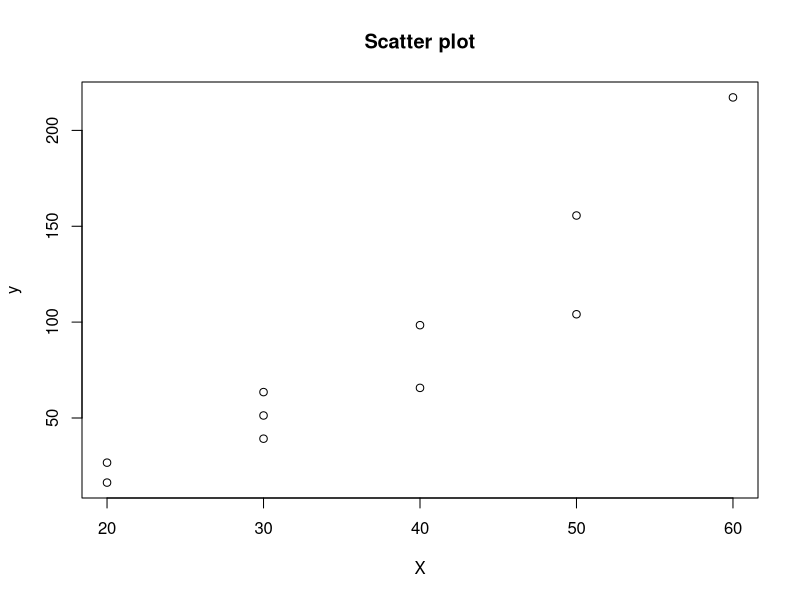
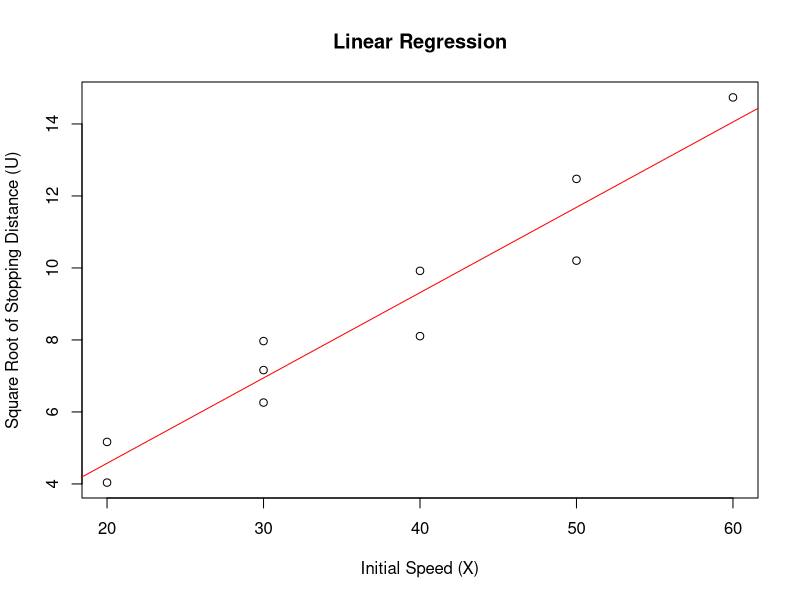
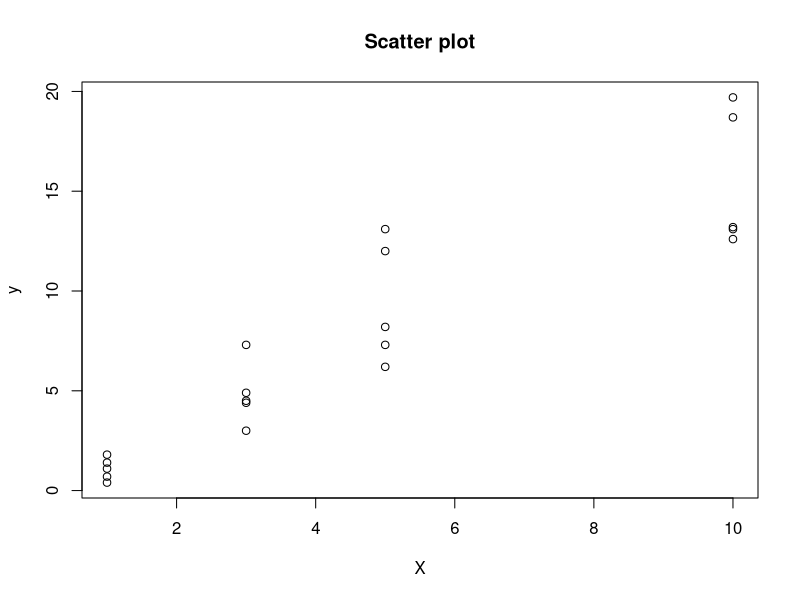
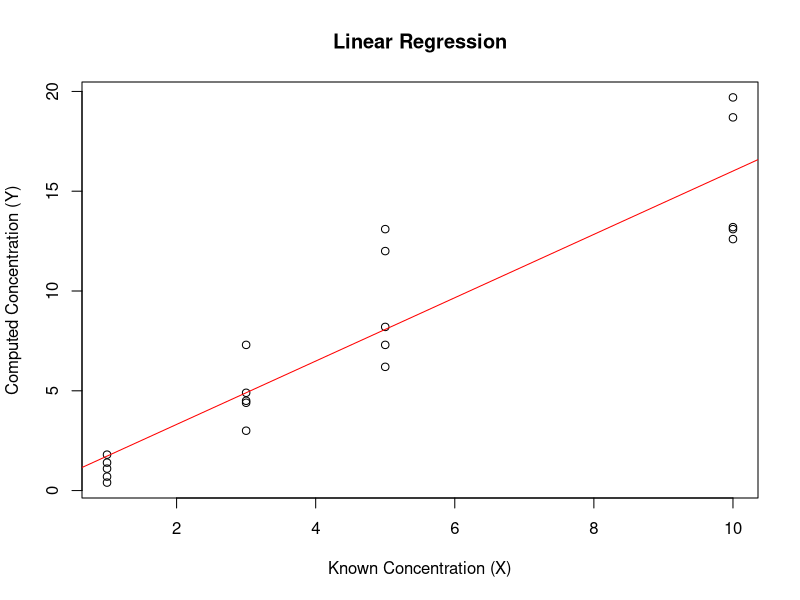
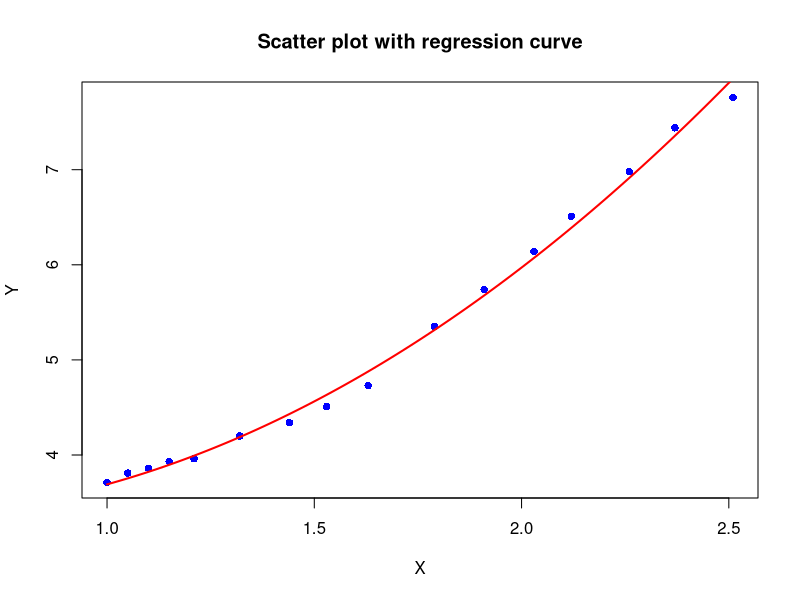
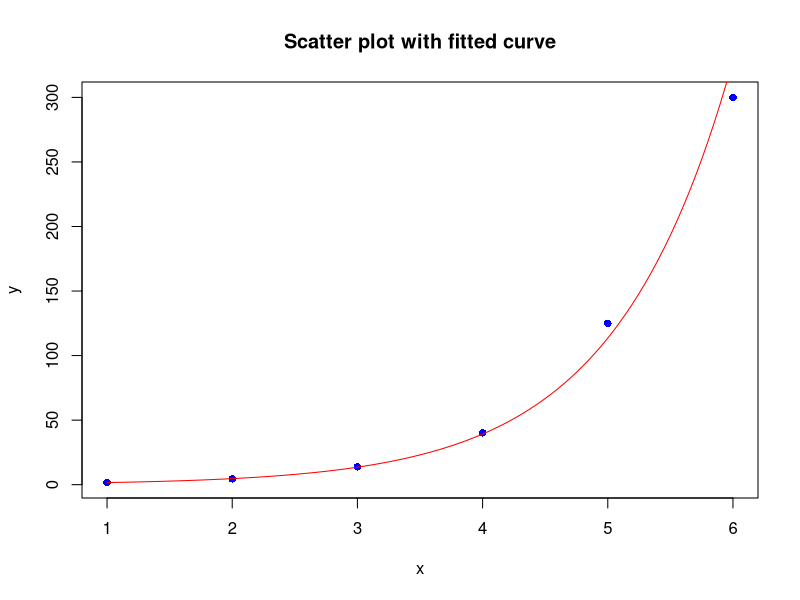
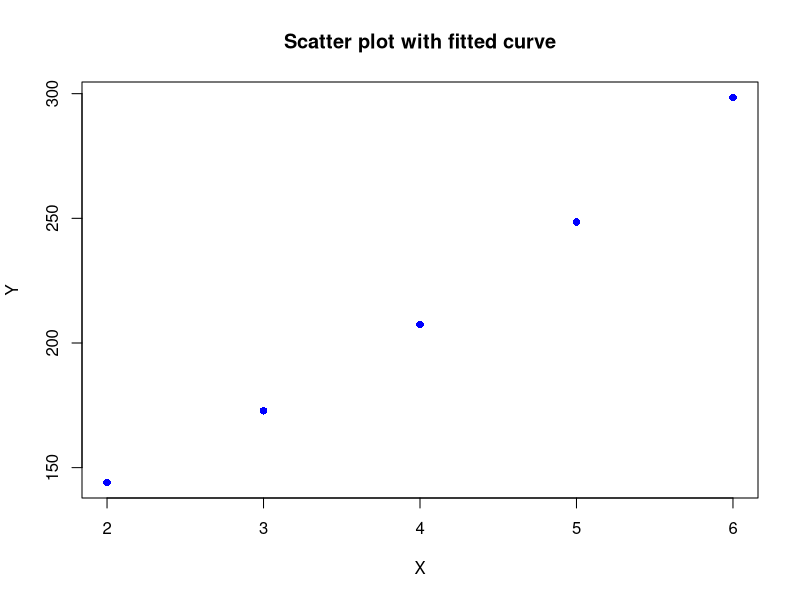

Here is the R script that generated these plots, in order:
# Exercise - 1
X <- c(20, 20, 30, 30, 30, 40, 40, 50, 50, 60)
y <- c(16.3, 26.7, 39.2, 63.5, 51.3, 98.4, 65.7, 104.1, 155.6, 217.2)

# a) Scatter plot
plot(X, y, xlab = "X", ylab = "y", main = "Scatter plot")

# b) Fitting a linear regression model
U <- sqrt(y)
meanX <- sum(X) / length(X)
meanU <- sum(U) / length(U)

beta1 <- sum((X - meanX) * (U - meanU)) / sum((X - meanX)^2)
beta0 <- meanU - beta1 * meanX
UPredicted <- beta0 + beta1 * X
cat("Intercept (beta0):", beta0, "\n")
cat("Slope (beta1):", beta1, "\n")

plot(X, U, xlab = "Initial Speed (X)", ylab = "Square Root of Stopping Distance (U)", main = "Linear Regression")
abline(beta0, beta1, col = "red")

# c) Confidence Intervals for beta0, beta1 and sigma squared
n <- length(X)
df <- n - 2
RSS <- sum((U - UPredicted)^2)
sigma2 <- RSS / df
SESlope <- sqrt(sigma2 / sum((X - meanX)^2))
SEIntercept <- sqrt(sigma2 * (1 / n + meanX^2 / sum((X - meanX)^2)))

t <- qt(0.975, df)
CIForSlope <- c(beta1 - t * SESlope, beta1 + t* SESlope)
CIForIntercept <- c(beta0 - t * SEIntercept, beta0 + t * SEIntercept)

chiLower <- qchisq(0.025, df)
chiUpper <- qchisq(0.975, df)

CISigma2 <- c((df * sigma2) / chiUpper, (df * sigma2) / chiLower)

cat("95% Confidence Interval for Slope (beta1):", CIForSlope, "\n")
cat("95% Confidence Interval for Intercept (beta0):", CIForIntercept, "\n")
cat("95% Confidence Interval for Sigma^2:", CISigma2, "\n")

# d) Test of Significance for beta1 and beta0
# For Beta0:
alpha <- 0.05
SSE <- sum((U - UPredicted)^2)
StandardErrorBeta0 <- sqrt((SSE / df) * ((1 / n) + (meanX^2 / sum((X - meanX)^2))))
tObserved <- beta0 / StandardErrorBeta0
pValue <- 2 * pt(abs(tObserved), n-2, lower.tail = FALSE)

if (pValue < alpha) {
  cat("Reject null hypothesis: Beta0 is significant.\n")
} else {
  cat("Accept the null hypothesis: Beta0 is not significant.\n")
}

# For Beta1
alpha <- 0.05
df <- n-2
SSE <- sum((U - UPredicted)^2)
StandardErrorBeta1 <- sqrt((SSE / df) / sum((X - meanX)^2))
tObserved <- beta1 / StandardErrorBeta1
pValue <- 2 * pt(abs(tObserved), n-2, lower.tail = FALSE)

if (pValue < alpha) {
  cat("Reject null hypothesis: Beta1 is significant.\n")
} else {
  cat("Accept the null hypothesis: Beta1 is not significant.\n")
}

# e) Confidence Interval for mean of y given X
X0 <- 35
UPredictedForX0 <- beta0 + beta1 * X0
SEPred <- sqrt(sigma2 * ( 1 / n + (X0 - meanX)^2 / sum((X - meanX)^2)))
df <- length(X) - 2
t <- qt(0.975, df)

CIForU <- c(UPredictedForX0- t * SEPred, UPredictedForX0 + t * SEPred)
CIForY <- CIForU^2
cat("95% Confidence Interval for the expected stopping distance when the initial speed is 35:", CIForY, "\n")

# f) Prediction Interval for a new observation of y given X
X0 <- 35
UPredictedForX0 <- beta0 + beta1 * X0
SEPred <- sqrt(sigma2 * (1 + 1 / n + (X0 - meanX)^2 / sum((X - meanX)^2)))
df <- length(X) - 2
t <- qt(0.975, df)
PIForU <- c(UPredictedForX0- t * SEPred, UPredictedForX0 + t * SEPred)

PIForY <- PIForU^2
cat("95% Confidence Interval for the expected stopping distance when the initial speed is 35:", PIForY, "\n")

# g) Lack of fit analysis
n <- length(X)
m <- length(unique(X))
SSE <- sum((U - beta0 - beta1*X)^2)

SSPE <- 0
for(i in 1:m){
  SSPE <- SSPE + sum((sqrt(y[X==unique(X)[i]]) - mean(sqrt(y[X==unique(X)[i]])))^2)
}

SSLOF <- SSE - SSPE

fStat <- (SSLOF/(m-2))/(SSPE/(n-m))
fCritical <- qf(0.95,m-2,n-m)

if(fStat > fCritical){
  cat("The model caught lacking","\n")
}else{
  cat("The model doesnt not lack in fitting the data","\n")
}

# Exercise - 2
n <- 20
X <- c(1, 1, 1, 1, 1, 3, 3, 3, 3, 3, 5, 5, 5, 5, 5, 10, 10, 10, 10, 10)
y <- c(1.1, 0.7, 1.8, 0.4, 1.4, 3.0, 4.5, 4.9, 4.4, 7.3, 7.3, 8.2, 6.2, 13.1, 12.0, 12.6, 13.2, 13.1, 18.7, 19.7)
plot(X, y, xlab = "X", ylab = "y", main = "Scatter plot")

# Fitting a linear regression model
meanX <- sum(X) / length(X)
meanY <- sum(y) / length(y)

beta1 <- sum((X - meanX) * (y - meanY)) / sum((X - meanX)^2)
beta0 <- meanY - beta1 * meanX
YPredicted <- beta0 + beta1 * X
cat("Intercept (beta0):", beta0, "\n")
cat("Slope (beta1):", beta1, "\n")

plot(X, y, xlab = "Known Concentration (X)", ylab = "Computed Concentration (Y)", main = "Linear Regression")
abline(beta0, beta1, col = "red")

# Lack of fit test
m <- length(unique(X))
SSE <- sum((y - beta0 - beta1*X)^2)

SSPE <- 0
for(i in 1:m){
  SSPE <- SSPE + sum(((y[X==unique(X)[i]]) - mean((y[X==unique(X)[i]])))^2)
}

SSLOF <- SSE - SSPE

fStat <- (SSLOF/(m-2))/(SSPE/(n-m))
fCritical <- qf(0.95,m-2,n-m)

if(fStat > fCritical){
  cat("The model caught lacking","\n")
}else{
  cat("The model doesnt not lack in fitting the data","\n")
}

# Correlation Coefficient
correlation <- (n * sum(X * y) - sum(X) * sum(y)) / sqrt((n * sum(X^2) - sum(X)^2) * (n * sum(y^2) - sum(y)^2))
cat("Correlation Coefficient:", correlation, "\n")

# Test of significance for beta1 and beta0
# For Beta0:
alpha <- 0.05
df <- n-2
SSE <- sum((y - YPredicted)^2)
StandardErrorBeta0 <- sqrt((SSE / df) * ((1 / n) + (meanX^2 / sum((X - meanX)^2))))
tObserved <- beta0 / StandardErrorBeta0
pValue <- 2 * pt(abs(tObserved), n-2, lower.tail = FALSE)

if (pValue < alpha) {
  cat("Reject null hypothesis: Beta0 is significant.\n")
} else {
  cat("Accept the null hypothesis: Beta0 is not significant.\n")
}

# For Beta1
alpha <- 0.05
SSE <- sum((y - YPredicted)^2)
StandardErrorBeta1 <- sqrt((SSE / df) / sum((X - meanX)^2))
tObserved <- beta1 / StandardErrorBeta1
pValue <- 2 * pt(abs(tObserved), n-2, lower.tail = FALSE)

if (pValue < alpha) {
  cat("Reject null hypothesis: Beta1 is significant.\n")
} else {
  cat("Accept the null hypothesis: Beta1 is not significant.\n")
}

# Confidence Intervals for all the parameters
sigma2 <- SSE / df
SESlope <- sqrt(sigma2 / sum((X - meanX)^2))
SEIntercept <- sqrt(sigma2 * (1 / n + meanX^2 / sum((X - meanX)^2)))

t <- qt(0.975, df)
CIForSlope <- c(beta1 - t * SESlope, beta1 + t* SESlope)
CIForIntercept <- c(beta0 - t * SEIntercept, beta0 + t * SEIntercept)

chiLower <- qchisq(0.025, df)
chiUpper <- qchisq(0.975, df)

CISigma2 <- c((df * sigma2) / chiUpper, (df * sigma2) / chiLower)

cat("95% Confidence Interval for Slope (beta1):", CIForSlope, "\n")
cat("95% Confidence Interval for Intercept (beta0):", CIForIntercept, "\n")
cat("95% Confidence Interval for Sigma^2:", CISigma2, "\n")

# Exercise - 3
X <- c(1.00, 1.05, 1.10, 1.15, 1.21, 1.32, 1.44, 1.53, 1.63, 1.79, 1.91, 2.03, 2.12, 2.26, 2.37, 2.51)
y <- c(3.71, 3.81, 3.86, 3.93, 3.96, 4.20, 4.34, 4.51, 4.73, 5.35, 5.74, 6.14, 6.51, 6.98, 7.44, 7.76)

# a) Fitting a second degree polynomial regression model
XSquared <- X^2
designMatrix <- cbind(rep(1, length(X)), X, XSquared)

productMatrix <- (t(designMatrix)) %*% designMatrix
productY <- (t(designMatrix)) %*% y
coefficients <- solve(productMatrix, productY)
yPredicted <- coefficients[1] + coefficients[2] * X + coefficients[3] * X^2
cat("Coefficients:\n")
cat("beta_0: ", coefficients[1], "\nbeta_1: ", coefficients[2], "\nbeta_2: ", coefficients[3], "\n")


# Plotting of the curve
plot(X, y, pch=16, col="blue", xlab="X", ylab="Y", main="Scatter plot with regression curve")
curve(coefficients[1] * 1 + coefficients[2] * x + coefficients[3] * x^2, add = TRUE, col = "red", lwd = 2)

residuals <- y - (designMatrix %*% coefficients)
df <- length(y) - ncol(designMatrix)
standardErr <- sqrt(diag(solve(productMatrix)) * sum(residuals^2)/df)

alpha <- 0.05
tObserved <- coefficients / standardErr 
t <- qt(1 - alpha/2, df)
lowerBound <- coefficients - t * standardErr
upperBound <- coefficients + t * standardErr


cat("\n95% Confidence Intervals:\n")
for (i in 1:length(coefficients)) {
  cat("beta_", i-1, ": [", lowerBound[i], ", ", upperBound[i], "]\n")
}


# c) Test for significance of coefficients
# Test for significance of each coefficient (using if-else)
for (i in 1:length(coefficients)) {
  if (abs(tObserved[i]) > t) {
    cat("beta_", i-1, "is Significant (p < 0.05)\n")
  } else {
    cat("beta_", i-1, "is Not Significant (p >= 0.05)\n")
  }
}


# d) Computation of R squared
SSRes <- sum((y - yPredicted)^2)

meanY <- mean(y)
SSTotal <- sum((y - meanY)^2)
R2 <- 1 - (SSRes / SSTotal)

cat("Coefficient of determination (R^2):", R2, "\n")

# Exercise - 4
X <- c(1, 2, 3, 4, 5, 6)
y <- c(1.60, 4.50, 13.80, 40.20, 125.00, 300.00)
plot(X, y, pch = 16, col = "blue", xlab = "x", ylab = "y", main = "Scatter plot with fitted curve")
n <- length(X)

Y <- log(y)
# We note that beta0 is log a and b is beta1
meanX <- sum(X) / length(X)
meanY <- sum(Y) / length(Y)

beta1 <- sum((X - meanX) * (Y - meanY)) / sum((X - meanX)^2)
beta0 <- meanY - beta1 * meanX
a <- exp(beta0)

yPredicted <- beta0 + beta1 * X

# Lack of Fitness Test
SSLF <- sum((Y - yPredicted)^2)
SSE <- sum((Y - meanY)^2)

df1 <- n - 2
df2 <- n - 3
F_statistic <- (SSLF / df1) / (SSE / df2)

alpha <- 0.05
critical_value <- qf(1 - alpha, df1, df2)

cat("F-statistic:", F_statistic, "\n")
cat("Critical value:", critical_value, "\n")

if (F_statistic > critical_value) {
  cat("Reject null hypothesis: Lack of fit is significant.\n")
} else {
  cat("Accept the null hypothesis: Lack of fit is not significant.\n")
}

# Plotting
curve(a * exp(beta1 * x), from = min(X), to = max(X), col = "red", add = TRUE)

# Significance Testing for Parameters
# For Beta0:
alpha <- 0.05
SSE <- sum((Y - yPredicted)^2)
StandardErrorBeta0 <- sqrt((SSE / df2) * ((1 / n) + (meanX^2 / sum((X - meanX)^2))))
tObserved <- beta0 / StandardErrorBeta0
pValue <- 2 * pt(abs(tObserved), n-2, lower.tail = FALSE)

if (pValue < alpha) {
  cat("Reject null hypothesis: Beta0 is significant.\n")
} else {
  cat("Accept the null hypothesis: Beta0 is not significant.\n")
}

# For Beta1
alpha <- 0.05
df <- n-2
SSE <- sum((Y - yPredicted)^2)
StandardErrorBeta1 <- sqrt((SSE / df) / sum((X - meanX)^2))
tObserved <- beta1 / StandardErrorBeta1
pValue <- 2 * pt(abs(tObserved), n-2, lower.tail = FALSE)

if (pValue < alpha) {
  cat("Reject null hypothesis: Beta1 is significant.\n")
} else {
  cat("Accept the null hypothesis: Beta1 is not significant.\n")
}


# Exercise - 5
X <- c(2, 3, 4, 5, 6)
y <- c(144.0, 172.80, 207.40, 248.50, 298.50)
plot(X, y, pch = 16, col = "blue", xlab = "X", ylab = "Y", main = "Scatter plot with fitted curve")

Y <- log(y)
n <- length(X)


# We note that beta0 is log a and b is exp(beta1)
meanX <- sum(X) / length(X)
meanY <- sum(Y) / length(Y)

beta1 <- sum((X - meanX) * (Y - meanY)) / sum((X - meanX)^2)
beta0 <- meanY - beta1 * meanX
a <- exp(beta0)
b <- exp(beta1)

yPredicted <- beta0 + beta1 * X

# Lack of Fitness Test
SSLF <- sum((Y - yPredicted)^2)
SSE <- sum((Y - meanY)^2)

df1 <- n - 2
df2 <- n - 3
F_statistic <- (SSLF / df1) / (SSE / df2)

alpha <- 0.05
critical_value <- qf(1 - alpha, df1, df2)

cat("F-statistic:", F_statistic, "\n")
cat("Critical value:", critical_value, "\n")

if (F_statistic > critical_value) {
  cat("Reject null hypothesis: Lack of fit is significant.\n")
} else {
  cat("Accept the null hypothesis: Lack of fit is not significant.\n")
}

# Significance Testing for Parameters
# For Beta0:
alpha <- 0.05
SSE <- sum((Y - yPredicted)^2)
StandardErrorBeta0 <- sqrt((SSE / df1) * ((1 / n) + (meanX^2 / sum((X - meanX)^2))))
tObserved <- beta0 / StandardErrorBeta0
pValue <- 2 * pt(abs(tObserved), n-2, lower.tail = FALSE)

if (pValue < alpha) {
  cat("Reject null hypothesis: Beta0 is significant.\n")
} else {
  cat("Accept the null hypothesis: Beta0 is not significant.\n")
}

# For Beta1
alpha <- 0.05
SSE <- sum((Y - yPredicted)^2)
StandardErrorBeta1 <- sqrt((SSE / df1) / sum((X - meanX)^2))
tObserved <- beta1 / StandardErrorBeta1
pValue <- 2 * pt(abs(tObserved), n-2, lower.tail = FALSE)

if (pValue < alpha) {
  cat("Reject null hypothesis: Beta1 is significant.\n")
} else {
  cat("Accept the null hypothesis: Beta1 is not significant.\n")
}

# Plotting
curve(a * exp(b * x), from = min(X), to = max(X), col = "red", add = TRUE)